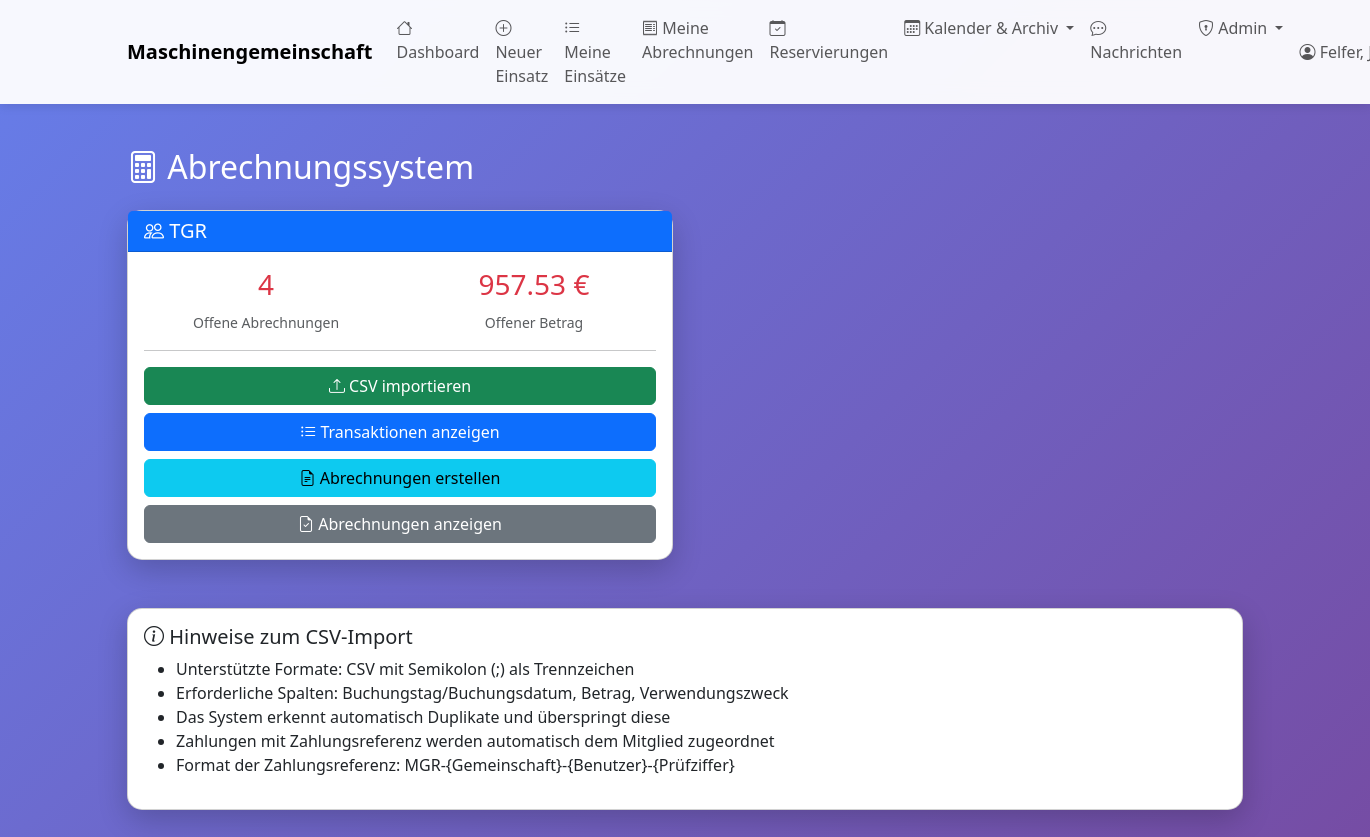
The app's page /admin/abrechnungen (signed in) with its own data.
### tables this page shows
CREATE TABLE gemeinschaften (
                id INTEGER PRIMARY KEY AUTOINCREMENT,
                name TEXT NOT NULL UNIQUE,
                beschreibung TEXT,
                erstellt_am TIMESTAMP DEFAULT CURRENT_TIMESTAMP,
                aktiv BOOLEAN DEFAULT 1
            , anfangssaldo_bank REAL DEFAULT 0.0, anfangssaldo_datum DATE DEFAULT NULL, bank_name TEXT, bank_iban TEXT, bank_bic TEXT, bank_kontoinhaber TEXT);

### web_app.py (the view)
@app.route('/admin/abrechnungen')
@admin_required
def admin_abrechnungen():
    with MaschinenDBContext(DB_PATH) as db:
        cursor = db.connection.cursor()
        if session.get('admin_level', 0) >= 2:
            cursor.execute("SELECT id, name FROM gemeinschaften WHERE aktiv = 1")
        else:
            cursor.execute("""
                SELECT g.id, g.name
                FROM gemeinschaften g
                JOIN gemeinschafts_admin ga ON g.id = ga.gemeinschaft_id
                WHERE ga.benutzer_id = ? AND g.aktiv = 1
            """, (session['benutzer_id'],))
        gemeinschaften = [{'id': row[0], 'name': row[1]} for row in cursor.fetchall()]
        statistiken = {}
        for gem in gemeinschaften:
            cursor.execute("""
                SELECT
                    COUNT(*) as anzahl_offen,
                    COALESCE(SUM(betrag_gesamt), 0) as summe_offen
                FROM mitglieder_abrechnungen
                WHERE gemeinschaft_id = ? AND status = 'offen'
            """, (gem['id'],))
            row = cursor.fetchone()
            statistiken[gem['id']] = {
                'anzahl_offen': row[0],
                'summe_offen': row[1]
            }
    return render_template('admin_abrechnungen.html',
                         gemeinschaften=gemeinschaften,
                         statistiken=statistiken)

### database.py (called while the page is built)
    def connect(self):
        self.connection = sqlite3.connect(self.db_path)
        self.connection.row_factory = sqlite3.Row
        self.cursor = self.connection.cursor()

    def close(self):
        if self.connection:
            self.connection.close()

    def __enter__(self):
        self.connect()
        return self

    def __exit__(self, exc_type, exc_val, exc_tb):
        if exc_type is None:
            self.connection.commit()
        else:
            self.connection.rollback()
        self.close()
        return False

### web_app.py (called while the page is built)
def admin_required(f):
    @wraps(f)
    def decorated_function(*args, **kwargs):
        if 'benutzer_id' not in session:
            flash('Bitte melden Sie sich an.', 'warning')
            return redirect(url_for('login'))
        if not session.get('is_admin'):
            flash('Zugriff verweigert. Administrator-Rechte erforderlich.', 'danger')
            return redirect(url_for('dashboard'))
        return f(*args, **kwargs)
    return decorated_function

### templates/admin_abrechnungen.html (shortened to what this page needs)
{% extends "base.html" %}
{% block content %}
<div class="row mt-4">
    <div class="col-12">
        <h2 class="text-white mb-4">
            <i class="bi bi-calculator"></i> Abrechnungssystem
        </h2>
    </div>
</div>
{% if gemeinschaften %}
<div class="row">
    {% for gem in gemeinschaften %}
    <div class="col-md-6 mb-4">
        <div class="card">
            <div class="card-header bg-primary text-white">
                <h5 class="mb-0">
                    <i class="bi bi-people"></i> {{ gem.name }}
                </h5>
            </div>
            <div class="card-body">
                <div class="row">
                    <div class="col-6">
                        <div class="text-center">
                            <h3 class="text-danger">{{ statistiken[gem.id].anzahl_offen }}</h3>
                            <small class="text-muted">Offene Abrechnungen</small>
                        </div>
                    </div>
                    <div class="col-6">
                        <div class="text-center">
                            <h3 class="text-danger">{{ "%.2f"|format(statistiken[gem.id].summe_offen) }} €</h3>
                            <small class="text-muted">Offener Betrag</small>
                        </div>
                    </div>
                </div>
                <hr>
                <div class="d-grid gap-2">
                    <a href="{{ url_for('admin_csv_import', gemeinschaft_id=gem.id) }}" class="btn btn-success">
                        <i class="bi bi-upload"></i> CSV importieren
                    </a>
                    <a href="{{ url_for('admin_transaktionen', gemeinschaft_id=gem.id) }}" class="btn btn-primary">
                        <i class="bi bi-list-ul"></i> Transaktionen anzeigen
                    </a>
                    <a href="{{ url_for('abrechnungen_erstellen', gemeinschaft_id=gem.id) }}" class="btn btn-info">
                        <i class="bi bi-file-earmark-text"></i> Abrechnungen erstellen
                    </a>
                    <a href="{{ url_for('abrechnungen_liste', gemeinschaft_id=gem.id) }}" class="btn btn-secondary">
                        <i class="bi bi-file-earmark-check"></i> Abrechnungen anzeigen
                    </a>
                </div>
            </div>
        </div>
    </div>
    {% endfor %}
</div>
{% endif %}
<div class="row mt-4">
    <div class="col-12">
        <div class="card">
            <div class="card-body">
                <h5><i class="bi bi-info-circle"></i> Hinweise zum CSV-Import</h5>
                <ul>
                    <li>Unterstützte Formate: CSV mit Semikolon (;) als Trennzeichen</li>
                    <li>Erforderliche Spalten: Buchungstag/Buchungsdatum, Betrag, Verwendungszweck</li>
                    <li>Das System erkennt automatisch Duplikate und überspringt diese</li>
                    <li>Zahlungen mit Zahlungsreferenz werden automatisch dem Mitglied zugeordnet</li>
                    <li>Format der Zahlungsreferenz: MGR-{Gemeinschaft}-{Benutzer}-{Prüfziffer}</li>
                </ul>
            </div>
        </div>
    </div>
</div>
{% endblock %}

### templates/base.html (style rules this page uses)
body { min-height: 100vh; background: linear-gradient(135deg, #667eea 0%, #764ba2 100%); }
.card { border-radius: 15px; box-shadow: 0 10px 30px rgba(0,0,0,0.2); }

### records on screen
gemeinschaften: name "TGR", statistiken "4", statistiken "957.53"

### other values on screen
{{ session.get('benutzer_name') }} "Felfer,…"
